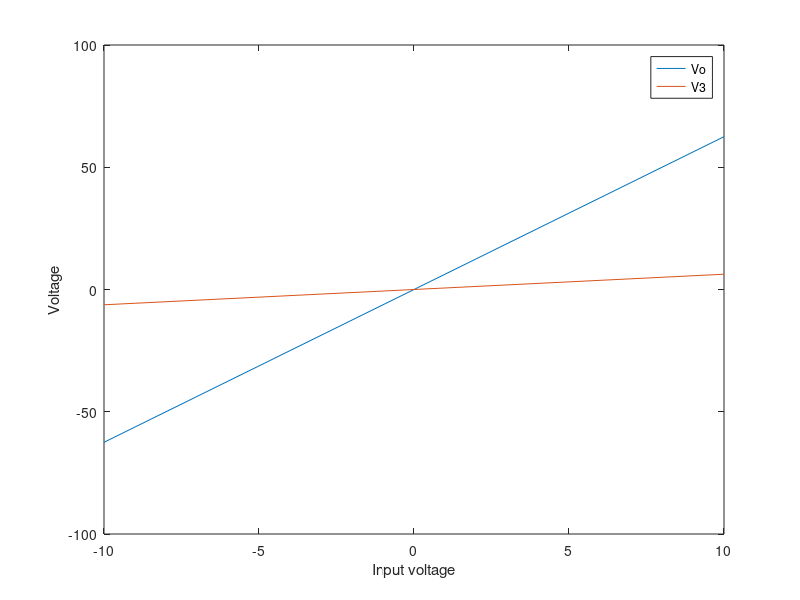
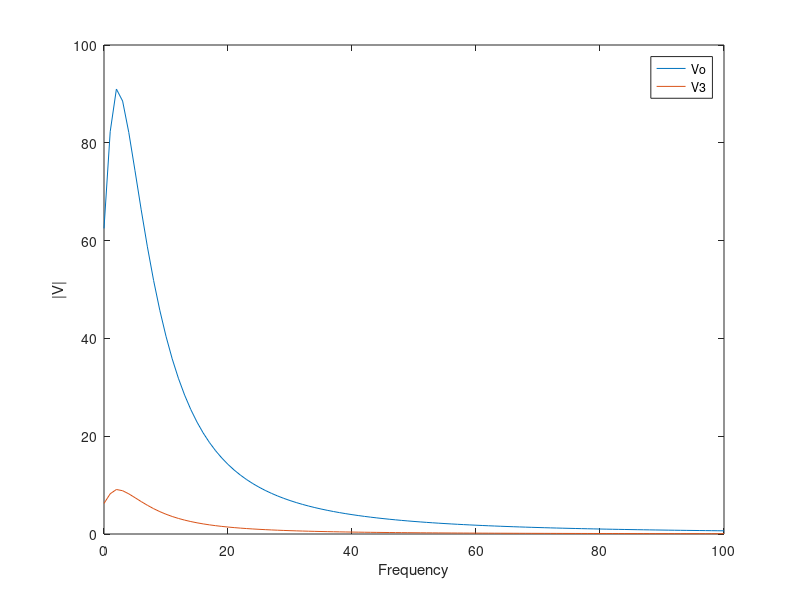
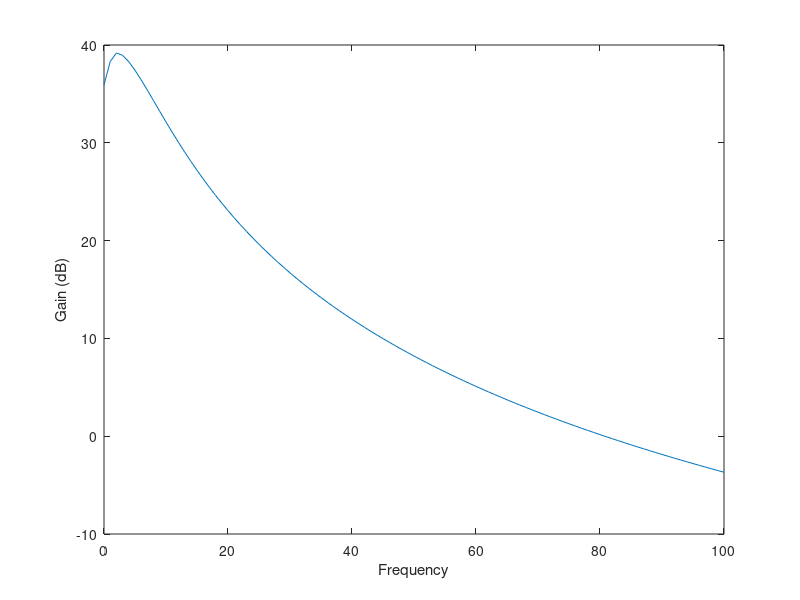
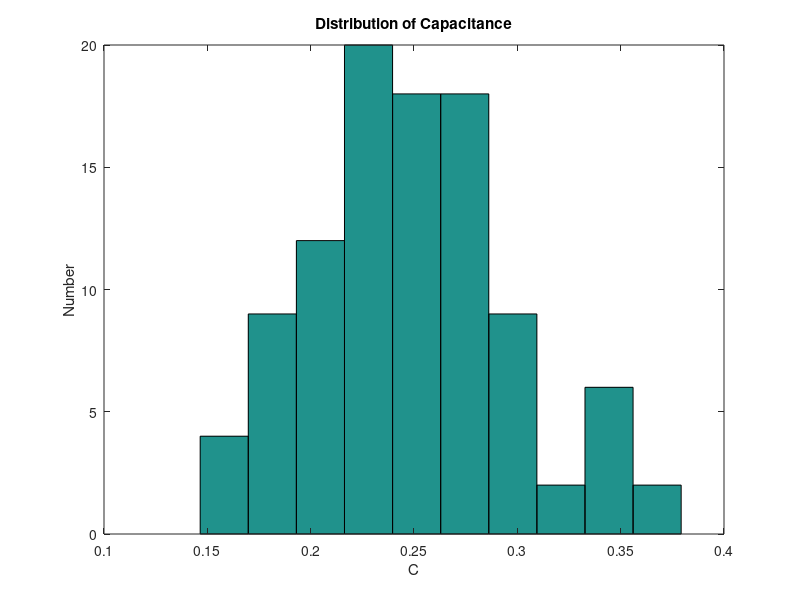

These figures' MATLAB source, in order:
V_in = 0;
R1 = 1;
Cap = 0.25;
R2 = 2;
L = 0.2;
R3 = 10;
alpha = 100;
R4 = 0.1;
Ro = 1000;

G1 = 1/R1;
G2 = 1/R2;
G3 = 1/R3;
G4 = 1/R4;
Go = 1/Ro;

X = [];

G(1,:) = [1 G1 -G1 0 0 0 0 0];
G(2,:) = [0 -G1 (G1+G2) 1 0 0 0 0];
G(3,:) = [0 0 0 -1 1 0 0 0];
G(4,:) = [0 0 0 0 0 -1 G4 -G4];
G(5,:) = [0 0 0 0 0 0 -G4 (G4+Go)];
G(6,:) = [0 1 0 0 0 0 0 0];
G(7,:) = [0 0 0 0 -alpha 0 1 0];
G(8,:) = [0 0 1 0 -R3 0 0 0];

C = zeros(8);
C(1,:) = [0 Cap -Cap 0 0 0 0 0];
C(2,:) = [0 -Cap Cap 0 0 0 0 0];
C(8,:) = [0 0 0 -L 0 0 0 0];


F = [0,0,0,0,0,V_in,0,0];

%DC Sweep
index = 1;
for V_in = -10:10
    F = [0 0 0 0 0 V_in 0 0];
    X = G\F'; 
    Vo(index) = X(8);
    V3(index) = X(5)*R3;
    
    index = index + 1;
end 

V_in = linspace(-10,10,21);

figure(1)
plot(V_in,Vo)
hold on
plot(V_in,V3)
xlabel('Input voltage')
ylabel('Voltage')
legend('Vo','V3')
hold off

%AC Sweep
V_in  = 1;
Vo = [];
V3 = [];

index = 1;
for f = 0:100
    omega = 2*pi*f;
    X = (G + 1i*omega*C)\F';
    Vo(index) = real(X(8));
    V3(index) = real(X(5))*R3;

    index = index + 1;
end 

f = linspace(0,100,101);

figure(2)
plot(f,Vo)
hold on
plot(f,V3)
xlabel('Frequency')
ylabel('|V|')
legend('Vo','V3')
hold off

figure(3)
plot(f,20*log10(Vo/V_in))
xlabel('Frequency')
ylabel('Gain (dB)')

%Variable Capacitance

w = 3*pi;
for index = 1:100
    Cap = 0.05*randn + 0.25;
    cPerturb(index) = Cap;
 
    C(1,:) = [0 Cap -Cap 0 0 0 0 0];
    C(2,:) = [0 -Cap Cap 0 0 0 0 0];
    C(8,:) = [0 0 0 -L 0 0 0 0];
    
    X = (G + 1i*w*C)\F';
    gain(index) = 20*log10(abs(X(8))/V_in);
    index = index + 1;

end

figure(4)
hist(cPerturb)
title('Distribution of Capacitance')
xlabel('C')
ylabel('Number')

figure(5)
hist(gain)
title('Spread of Gain')
xlabel('20log_{10}|V_o/V_{in}|')
ylabel('Number')





